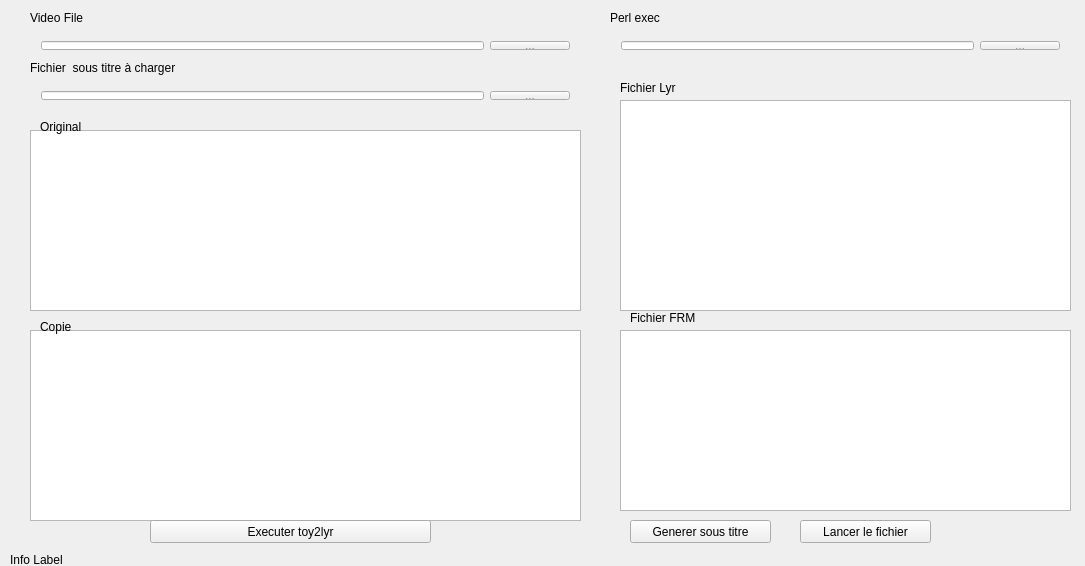
<?xml version="1.0" encoding="UTF-8"?>
<ui version="4.0">
 <class>QToy2lyr</class>
 <widget class="QWidget" name="QToy2lyr">
  <property name="geometry">
   <rect>
    <x>0</x>
    <y>0</y>
    <width>1085</width>
    <height>566</height>
   </rect>
  </property>
  <property name="windowTitle">
   <string>QToy2lyr</string>
  </property>
  <widget class="QWidget" name="layoutWidget">
   <property name="geometry">
    <rect>
     <x>610</x>
     <y>30</y>
     <width>461</width>
     <height>31</height>
    </rect>
   </property>
   <layout class="QHBoxLayout" name="horizontalLayout_2">
    <item>
     <widget class="QLineEdit" name="perlPathEdit"/>
    </item>
    <item>
     <widget class="QPushButton" name="perlChooseButton">
      <property name="text">
       <string>...</string>
      </property>
     </widget>
    </item>
   </layout>
  </widget>
  <widget class="QPlainTextEdit" name="OriginalPlainTextEdit">
   <property name="geometry">
    <rect>
     <x>30</x>
     <y>130</y>
     <width>551</width>
     <height>181</height>
    </rect>
   </property>
   <property name="readOnly">
    <bool>true</bool>
   </property>
  </widget>
  <widget class="QPlainTextEdit" name="copyFileEdit">
   <property name="geometry">
    <rect>
     <x>30</x>
     <y>330</y>
     <width>551</width>
     <height>191</height>
    </rect>
   </property>
  </widget>
  <widget class="QLabel" name="label">
   <property name="geometry">
    <rect>
     <x>40</x>
     <y>120</y>
     <width>57</width>
     <height>14</height>
    </rect>
   </property>
   <property name="text">
    <string>Original</string>
   </property>
  </widget>
  <widget class="QLabel" name="label_2">
   <property name="geometry">
    <rect>
     <x>40</x>
     <y>320</y>
     <width>57</width>
     <height>14</height>
    </rect>
   </property>
   <property name="text">
    <string>Copie</string>
   </property>
  </widget>
  <widget class="QLabel" name="label_3">
   <property name="geometry">
    <rect>
     <x>30</x>
     <y>60</y>
     <width>181</width>
     <height>16</height>
    </rect>
   </property>
   <property name="text">
    <string>Fichier  sous titre à charger</string>
   </property>
  </widget>
  <widget class="QLabel" name="label_4">
   <property name="geometry">
    <rect>
     <x>610</x>
     <y>10</y>
     <width>131</width>
     <height>16</height>
    </rect>
   </property>
   <property name="text">
    <string>Perl exec</string>
   </property>
  </widget>
  <widget class="QPlainTextEdit" name="lyrPlainTextEdit">
   <property name="geometry">
    <rect>
     <x>620</x>
     <y>100</y>
     <width>451</width>
     <height>211</height>
    </rect>
   </property>
  </widget>
  <widget class="QPlainTextEdit" name="frmFileEdit">
   <property name="geometry">
    <rect>
     <x>620</x>
     <y>330</y>
     <width>451</width>
     <height>181</height>
    </rect>
   </property>
  </widget>
  <widget class="QLabel" name="label_5">
   <property name="geometry">
    <rect>
     <x>620</x>
     <y>80</y>
     <width>71</width>
     <height>16</height>
    </rect>
   </property>
   <property name="text">
    <string>Fichier Lyr</string>
   </property>
  </widget>
  <widget class="QLabel" name="label_6">
   <property name="geometry">
    <rect>
     <x>630</x>
     <y>310</y>
     <width>71</width>
     <height>16</height>
    </rect>
   </property>
   <property name="text">
    <string>Fichier FRM</string>
   </property>
  </widget>
  <widget class="QPushButton" name="exectoy2lyrButton">
   <property name="geometry">
    <rect>
     <x>150</x>
     <y>520</y>
     <width>281</width>
     <height>23</height>
    </rect>
   </property>
   <property name="text">
    <string>Executer toy2lyr</string>
   </property>
  </widget>
  <widget class="QPushButton" name="makeSubButton">
   <property name="geometry">
    <rect>
     <x>630</x>
     <y>520</y>
     <width>141</width>
     <height>23</height>
    </rect>
   </property>
   <property name="text">
    <string>Generer sous titre</string>
   </property>
  </widget>
  <widget class="QPushButton" name="launchButton">
   <property name="geometry">
    <rect>
     <x>800</x>
     <y>520</y>
     <width>131</width>
     <height>23</height>
    </rect>
   </property>
   <property name="text">
    <string>Lancer le fichier</string>
   </property>
  </widget>
  <widget class="QLabel" name="infoLabel">
   <property name="geometry">
    <rect>
     <x>10</x>
     <y>550</y>
     <width>1071</width>
     <height>20</height>
    </rect>
   </property>
   <property name="text">
    <string>Info Label</string>
   </property>
  </widget>
  <widget class="QWidget" name="layoutWidget_2">
   <property name="geometry">
    <rect>
     <x>30</x>
     <y>30</y>
     <width>551</width>
     <height>31</height>
    </rect>
   </property>
   <layout class="QHBoxLayout" name="horizontalLayout_3">
    <item>
     <widget class="QLineEdit" name="videoPathEdit"/>
    </item>
    <item>
     <widget class="QPushButton" name="videoChooseButton">
      <property name="text">
       <string>...</string>
      </property>
     </widget>
    </item>
   </layout>
  </widget>
  <widget class="QLabel" name="label_7">
   <property name="geometry">
    <rect>
     <x>30</x>
     <y>10</y>
     <width>71</width>
     <height>16</height>
    </rect>
   </property>
   <property name="text">
    <string>Video File</string>
   </property>
  </widget>
  <widget class="QWidget" name="">
   <property name="geometry">
    <rect>
     <x>30</x>
     <y>80</y>
     <width>551</width>
     <height>31</height>
    </rect>
   </property>
   <layout class="QHBoxLayout" name="horizontalLayout">
    <item>
     <widget class="QLineEdit" name="filePathEdit"/>
    </item>
    <item>
     <widget class="QPushButton" name="fileChooseButton">
      <property name="text">
       <string>...</string>
      </property>
     </widget>
    </item>
   </layout>
  </widget>
  <zorder>filePathEdit</zorder>
  <zorder>fileChooseButton</zorder>
  <zorder>layoutWidget</zorder>
  <zorder>OriginalPlainTextEdit</zorder>
  <zorder>copyFileEdit</zorder>
  <zorder>label</zorder>
  <zorder>label_2</zorder>
  <zorder>label_3</zorder>
  <zorder>label_4</zorder>
  <zorder>lyrPlainTextEdit</zorder>
  <zorder>frmFileEdit</zorder>
  <zorder>label_5</zorder>
  <zorder>label_6</zorder>
  <zorder>exectoy2lyrButton</zorder>
  <zorder>makeSubButton</zorder>
  <zorder>launchButton</zorder>
  <zorder>infoLabel</zorder>
  <zorder>layoutWidget_2</zorder>
  <zorder>videoPathEdit</zorder>
  <zorder>label_7</zorder>
 </widget>
 <layoutdefault spacing="6" margin="11"/>
 <resources/>
 <connections/>
</ui>
